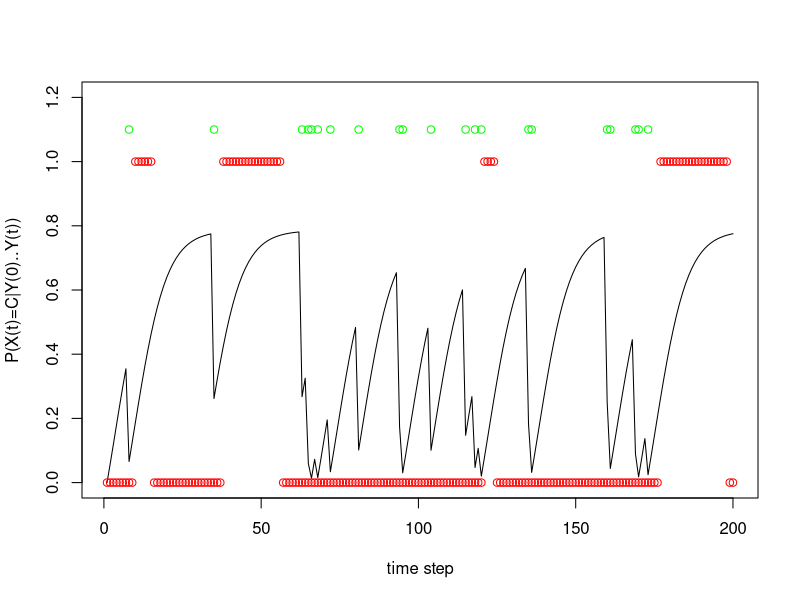
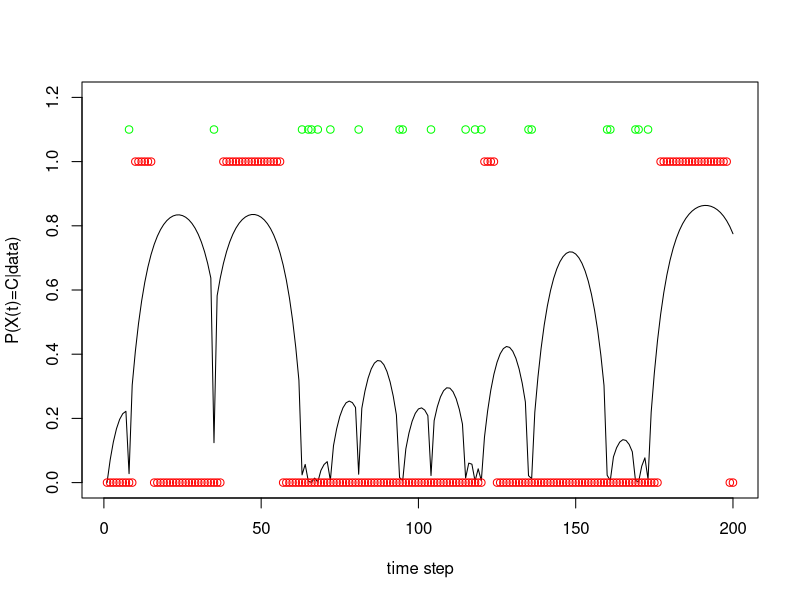

R code for these plots, in order: (Note: this script raises an error after producing the figures.)
## ---- chunk 1
library(dplyr, quietly = T)
library(plyr, quietly = T)
library(ggplot2, quietly = T)
## ---- chunk 2
# this function samples arbitrary discrete state HMM
# M is the transition matrix of the hidden chain (X(t))
# g is a matrix, the ith column of g gives g_i(Y) - P(Y | X=i)
SampleCasino <- function(M, g, start_X, time_steps)
{
  n <- nrow(M)
  m <- nrow(g)
  
  # first simulate the hidden chain
  X <- rep(0, time_steps)
  X[1] <- start_X
  for (i in 2:time_steps) 
    X[i] <- sample.int(n, 1, prob=M[X[i-1],])
  
  # now sample the observed states
  Y <- sapply(1:time_steps, function(t) {
    X_state <- X[t]
    sample.int(m, 1, prob=g[,X_state])
  })
    
  return (list(X=X, Y=Y))
}
## ---- chunk 3
M <- matrix(c(.95, .05, .05, .95), byrow=T, nrow=2)
g1 <- rep(1/6,6)
g2 <- c(rep((1 - 1/50)/5, 5), 1/50)
g <- matrix(c(g1, g2), ncol=2)

set.seed(123456)
XY_sample <- SampleCasino(M, g, start_X=1, time_steps=200)
data_Y <- XY_sample$Y
true_X <- XY_sample$X
## ---- chunk 4
Forward <- function(Y, M, g)
{
  tM <- t(M)
  
  num_steps <- length(Y)
  alpha <- matrix(0, nrow=2, ncol=num_steps)
  # set \alpha_0
  alpha[,1] <- c(1,0)
  for (t in 2:num_steps) {
    alpha_prev <- alpha[,t-1]
    alpha[,t] <- (tM %*% alpha_prev) * g[Y[t],]
    # apply Z_t normalization
    alpha[,t] <- alpha[,t]/sum(alpha[,t])
  }
  
  rownames(alpha) <- c("fair", "cheating")
  return (alpha)
}

alpha <- Forward(data_Y, M, g)

plot(alpha["cheating",], xlab="time step", ylab="P(X(t)=C|Y(0)..Y(t))", type="l",
     ylim=c(0,1.2))
points(which(data_Y==6), rep(1.1, length(which(data_Y==6))), col="green")
points(true_X-1, col="red")
## ---- chunk 5
Backward <- function(Y, M, g)
{
  num_steps <- length(Y)
  beta <- matrix(0, nrow=2, ncol=num_steps)
  # set \alpha_0
  beta[,num_steps] <- c(1,1)
  for (t in (num_steps-1):1) {
    beta_prev <- beta[,t+1]
    beta[,t] <- M %*% (beta_prev * g[Y[t],])
  }
  
  rownames(beta) <- c("fair", "cheating")
  return (beta) 
}

beta <- Backward(data_Y, M, g)
# the beta is hard to interpret because it's the probability of future data,
# given the curernt step which always collapses to 0 as we get more data.   
# Here I'll just print log (beta) of the first 5 computations
log(beta[,195:200])
## ---- chunk 6
Smoothing <- function(Y, M, g)
{
  alpha <- Forward(Y, M, g)
  beta <- Backward(Y, M, g)
  
  s <- apply(alpha*beta, 2, function(ab_column) ab_column/sum(ab_column))
  rownames(s) <- rownames(alpha)
  
  return (s)
}

p <- Smoothing(data_Y, M, g)
plot(p["cheating",], xlab="time step", ylab="P(X(t)=C|data)", type="l",
     ylim=c(0,1.2))
points(true_X-1, col="red")
# put down die rolls of 6
die_6 <- which(data_Y==6) 
points(die_6, rep(1.1, length(die_6)), col="green")
## ---- chunk 7
knitr::include_graphics("hw9_smoothing.jpg")
## ---- chunk 8
HardAssign <- function(theta, Y, cheat_cutoff=0.5)
{
  M <- theta$M
  g <- theta$g
  
  s <- Smoothing(Y, M, g)
  X <- ifelse(s["cheating",] < cheat_cutoff, "C", "F")
  
  return (X)
}

Assign2theta <- function(X, Y)
{
  ns <- length(X)
  nFC <- sum(X[-ns]=="F" & X[-1]=="C")
  nCF <- sum(X[-ns]=="C" & X[-1]=="F")
  nF <- sum(X[-1]=="F")
  nC <- sum(X[-1]=="C")
  
  # if one of the transitions is missing, return NULL
  if (nFC == 0 | nCF == 0)
    return (NULL)
  
  M <- matrix(0, ncol=2, nrow=2)
  M[1,] <- c(1 - nFC/nF, nFC/nF)
  M[2,] <- c(nCF/nC, 1 - nCF/nC)
  
  
  cheat_g <- table(Y[which(X=="C")])
  fair_g <- rep(1/6, 6)
  
  g <- matrix(c(g1, g2), ncol=2)
  
  theta <- list(M=M, g=g)
  return (theta)
}

EM <- function(start_theta, Y, iter=100, cheat_cutoff=0.5)
{
  theta <- start_theta
  for (i in 1:iter) {
    X <- HardAssign(theta, Y, cheat_cutoff=cheat_cutoff)
    # check X to see if it is all the same value.
    if (length(unique(X)) == 1) {
      print("bad starting point!")
      break
    }
    theta <- Assign2theta(X, Y)
    if (is.null(theta)) {
      print("bad starting point!")
      break
    }
  }
  
  return (list(theta=theta, X=X))
}
## ---- chunk 9
table(data_Y)
start_cheat_g <- table(data_Y)/length(data_Y)
start_cheat_g
## ---- chunk 10
start_g <- matrix(c(rep(1/6,6), start_cheat_g), ncol=2, nrow=6) 
start_M <- matrix(runif(4), ncol=2, nrow=2)
M[1,] <- M[1,]/sum(M[1,])
M[2,] <- M[1,]/sum(M[2,])
 
start_theta <- list(M=start_M, g=start_g)

EM(start_theta, data_Y)
## ---- chunk 11
start_M <- matrix(runif(4), ncol=2, nrow=2)
M[1,] <- M[1,]/sum(M[1,])
M[2,] <- M[1,]/sum(M[2,])

start_theta <- list(M=start_M, g=start_g)

EM(start_theta, data_Y)
## ---- chunk 12
start_M <- matrix(c(.8, .2, .2, .8), ncol=2, nrow=2, byrow=T)
start_theta <- list(M=start_M, g=start_g)
start_theta

theta <- EM(start_theta, data_Y)
print(theta)
